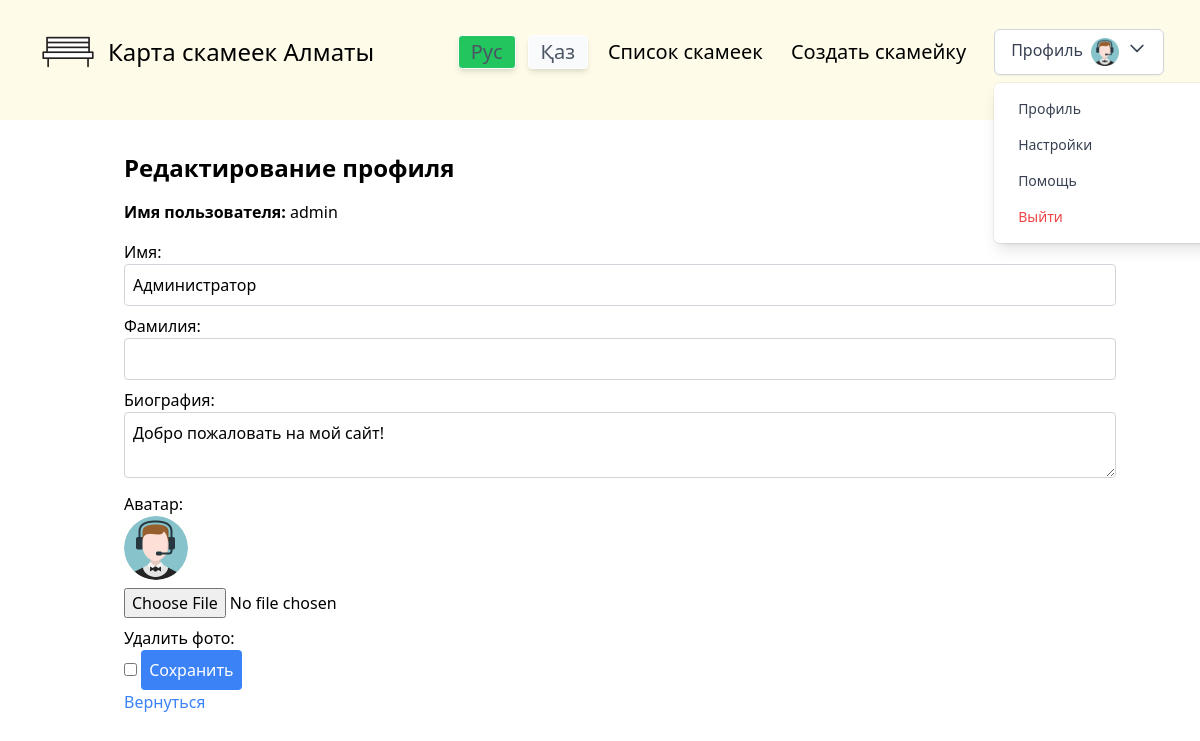
Before: /profile/edit/ (signed in) with the older database file.
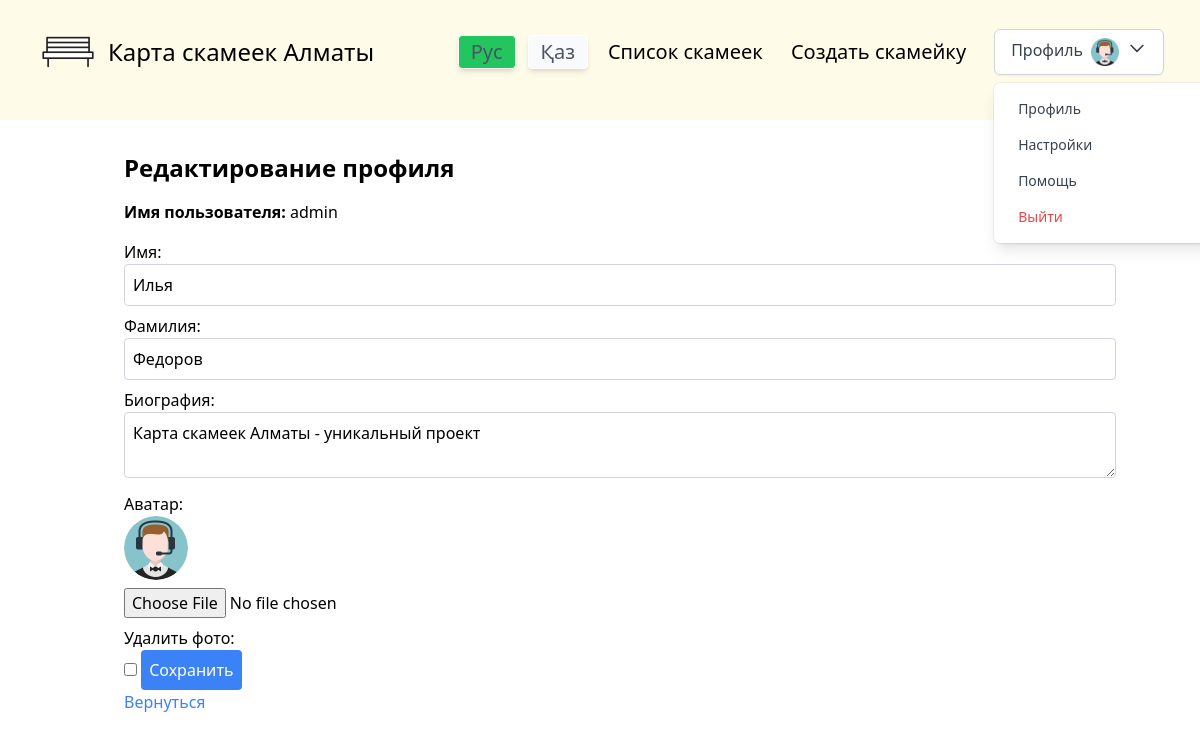
After: the same page with the newer database file.
### userSystem/models.py (models this page shows, shortened)
class Profile(models.Model):
    LEVEL_CHOICES = [
        (0, 'Пользователь'),
        (1, 'Активный пользователь'),
        (2, 'Эксперт'),
        (3, 'Лидер'),
        (4, 'Администрация⭐'),
    ]
    user = models.OneToOneField(CustomUser, on_delete=models.CASCADE)
    name = models.CharField(max_length=50, blank=True, default='')
    surname = models.CharField(max_length=50, blank=True, default='')
    bio = models.TextField(blank=True)
    avatar = models.ImageField(default='default.png', upload_to='user_avatars/', blank=True, null=True)
    level = models.IntegerField(default=0, choices=LEVEL_CHOICES)
    def get_avatar_url(self):
        if self.avatar:
            return self.avatar.url
        return '/media/default.png'

### userSystem/views.py (the view)
# urls.py: path('profile/edit/', user_views.edit_profile, name='edit_profile'),
@login_required
def edit_profile(request):
    try:
        profile = Profile.objects.get(user=request.user)
    except Profile.DoesNotExist:
        profile = Profile(user=request.user)
        profile.save()
    if request.method == 'POST':
        form = ProfileForm(request.POST, request.FILES, instance=profile)
        if form.is_valid():
            form.save()
            if request.POST.get('delete_avatar'):
                profile.avatar.delete()
                profile.avatar = None
                profile.save()
            return redirect('view_profile')
    else:
        form = ProfileForm(instance=profile)
    return render(request, 'userSystem/edit_profile.html', {'form': form, 'profile': profile})

### userSystem/forms.py
class ProfileForm(forms.ModelForm):
    class Meta:
        model = Profile
        fields = ['name', 'surname', 'bio', 'avatar']

### userSystem/templates/userSystem/edit_profile.html (shortened to what this page needs)
{% extends "mySite/base.html" %}
{% load static %}
{% load i18n %}
{% get_current_language as language_code %}
    {% block content %}
    <div class="container mx-auto p-4">
        <h1 class="text-2xl font-bold mb-4">Редактирование профиля</h1>
        <p><strong>Имя пользователя:</strong> {{ user.username }}</p>
        <form method="post" enctype="multipart/form-data" class="mt-4">
            <label for="id_name" class="block">Имя:</label>
            <input type="text" id="id_name" name="name" value="{{ profile.name }}" class="w-full p-2 border border-gray-300 rounded mb-2">
            <label for="id_surname" class="block">Фамилия:</label>
            <input type="text" id="id_surname" name="surname" value="{{ profile.surname }}" class="w-full p-2 border border-gray-300 rounded mb-2">
            <label for="id_bio" class="block">Биография:</label>
            <textarea id="id_bio" name="bio" class="w-full p-2 border border-gray-300 rounded mb-2">{{ profile.bio }}</textarea>
            <label for="id_avatar" class="block">Аватар:</label>
            <img src="{{ profile.get_avatar_url }}" alt="Аватар пользователя" class="w-16 h-16 rounded-full mb-2">
            <input type="file" id="id_avatar" name="avatar" class="mb-2">
            <label for="delete_avatar" class="block">Удалить фото:</label>
            <input type="checkbox" id="delete_avatar" name="delete_avatar" value="true" class="mb-2">
            <input type="submit" value="Сохранить" class="bg-blue-500 text-white p-2 rounded cursor-pointer">
        </form>
        <a href="{% url 'view_profile' %}" class="text-blue-500 hover:underline mt-2">Вернуться</a>
    </div>
    {% endblock %}

### mySite/templates/mySite/header.html (shortened to what the changed rows need)
{% load static %}
{% load static tailwind_tags %}
{% load i18n %}
<header class="leading-normal tracking-normal z-999 bg">
    <nav class="bg-yellow-50 flex items-center justify-between flex-wrap bg-grey-darkest p-9 fixed w-full z-10 pin-t -mt-28">
                <div class="">
                    <div x-data="{ open: false }" class="relative inline-block text-left">
                      <button @click="open = !open" class="inline-flex justify-center w-full px-4 py-2 font-medium text-gray-700 bg-white border border-gray-300 rounded-md shadow-sm focus:outline-none focus:ring-2 focus:ring-offset-gray-100 focus:ring-blue-500">
                        {% trans 'Профиль' %}
                        {% if user.is_authenticated %}
                          <img class="h-7 w-7 ml-2 rounded-xl" src="{{ profile.get_avatar_url }}" alt="avatar">
                        {% endif %}
                        <svg class="h-5 w-5 ml-2" fill="none" stroke="currentColor" viewBox="0 0 24 24" xmlns="http://www.w3.org/2000/svg">
                          <path stroke-linecap="round" stroke-linejoin="round" stroke-width="2" d="M19 9l-7 7-7-7"></path>
                        </svg>
                      </button>
                    </div>
                </div>
    </nav>
</header>

Changed rows visible on the page:
changed Profile: name "Администратор" → "Илья"; surname (not shown) → "Федоров"; bio "Добро пожаловать на мой сайт!" → "Карта скамеек Алматы - уникальный проект"
